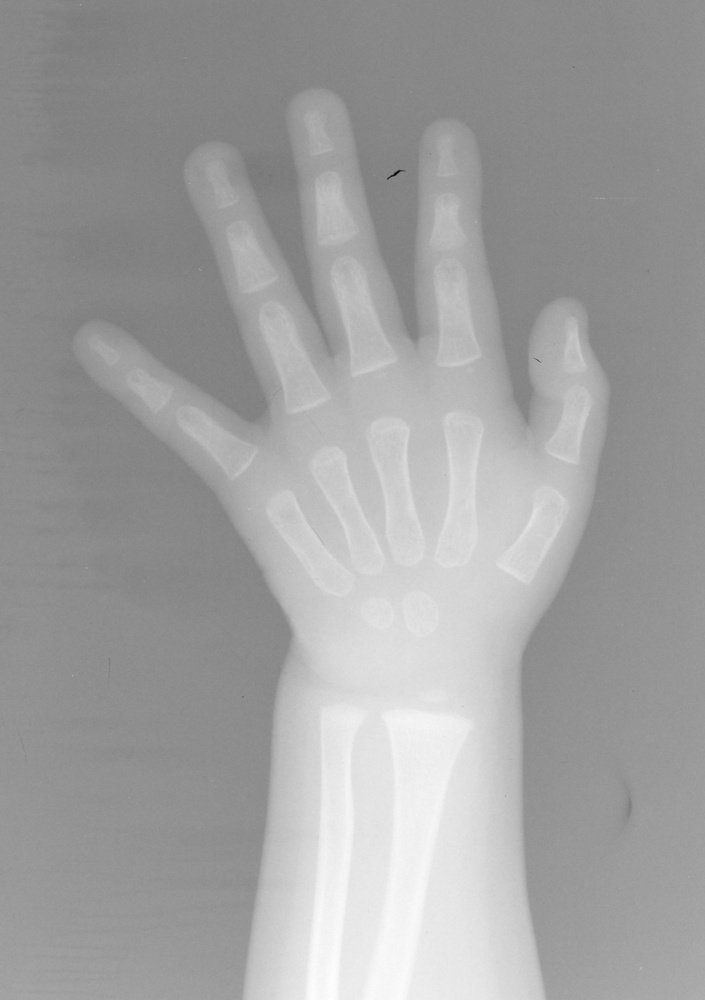
#> input picture Image/OpenCV/image/m_3.jpg, 705 x 1000 px, shrunk from 1152 x 1635 before the run
$ python lxxxxx.py
#> lines starting #> are read from the running program, lines starting #| are printed output that depends on the picture
import os
try:
	import cv2
	import numpy as np
	from matplotlib import pyplot as plt
	import scipy
	import urllib
except:
	os.system("pip install numpy")
	os.system("pip install opencv-python")
	os.system("pip install matplotlib")
	os.system("pip install scipy")
	# os.system("pip install urllib")
	import numpy as np
	import cv2
	from matplotlib import pyplot as plt
	import urllib
	import scipy

# GrabCut
name = "image/m_3.jpg" #(794, 688, 3)
img = cv2.imread(name)
#> img is the input picture: shape (1000, 705, 3); min 0, max 254, mean 160.4

# print(img.shape) # (500, 500, 3)
mask = np.zeros(img.shape[:2],np.uint8) # mask
h, w, _ =  img.shape
#> h = 1000; w = 705

bgdModel = np.zeros((1,65),np.float64)
fgdModel = np.zeros((1,65),np.float64)

rect = (int(w * 0.1), int(h * 0.1), int(w * 0.9), int(h * 0.9))
#> rect = (70, 100, 634, 900)
# rect = (0, 0, w, h)

# print(rect)
cv2.grabCut(img,mask,rect,bgdModel,fgdModel,5,cv2.GC_INIT_WITH_RECT)

mask2 = np.where((mask==2)|(mask==0),0,1).astype('uint8')
img = img*mask2[:,:,np.newaxis] # np.newaxis = None
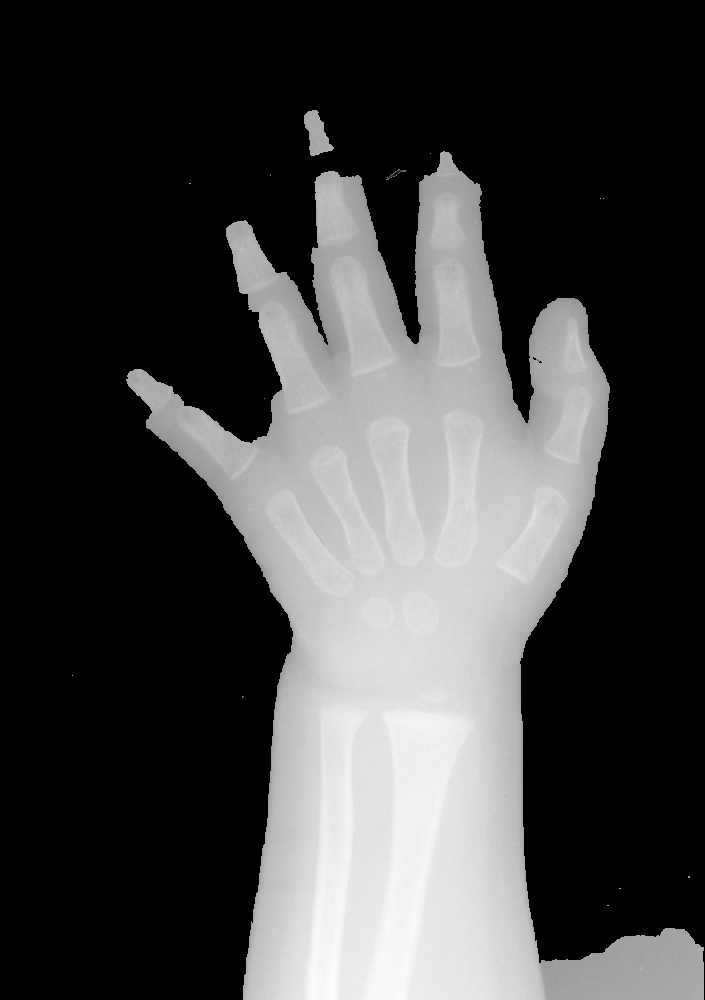
#> img: shape (1000, 705, 3); min 0, max 254, mean 66.7

plt.subplot(121), plt.imshow(img)
plt.title("grabcut"), plt.xticks([]), plt.yticks([])
plt.subplot(122), plt.imshow(cv2.cvtColor(cv2.imread(name), cv2.COLOR_BGR2RGB))
plt.title("original"), plt.xticks([]), plt.yticks([])
plt.show()
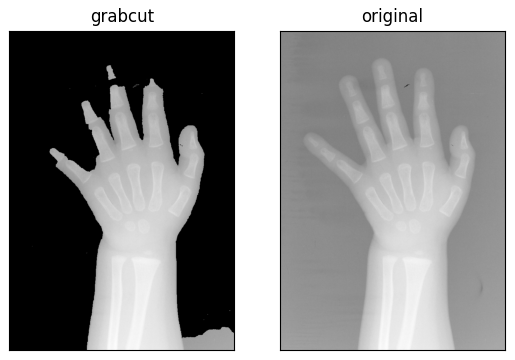
#> figure drawn by matplotlib, 2 panels

# [48 lines of commented-out code are left out]

$ run again, with Image/OpenCV/m_2.jpg copied over Image/OpenCV/image/m_3.jpg
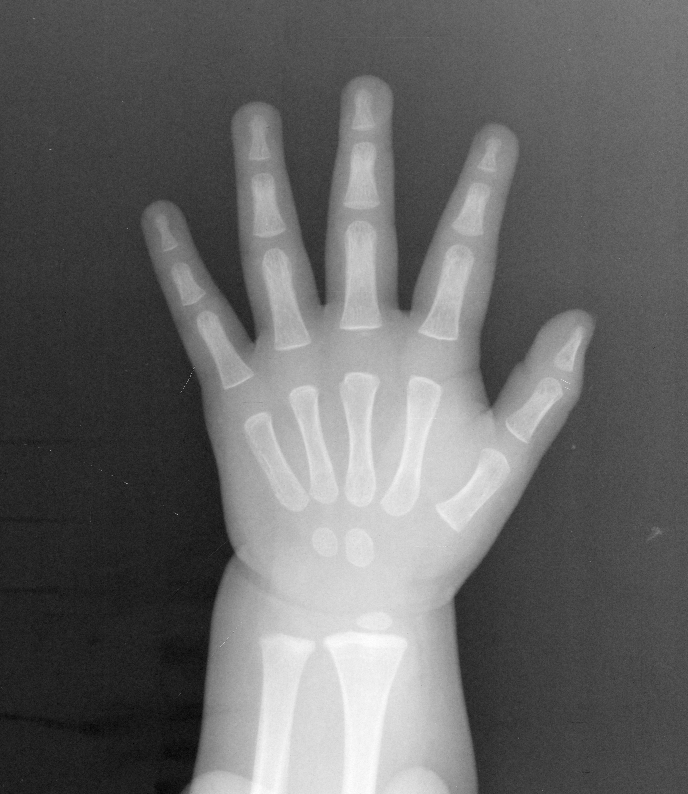
#> input picture Image/OpenCV/m_2.jpg, 688 x 794 px
#> img is the input picture: shape (794, 688, 3); min 0, max 255, mean 102.5
#> `img = img*mask2[:,:,np.newaxis]`:
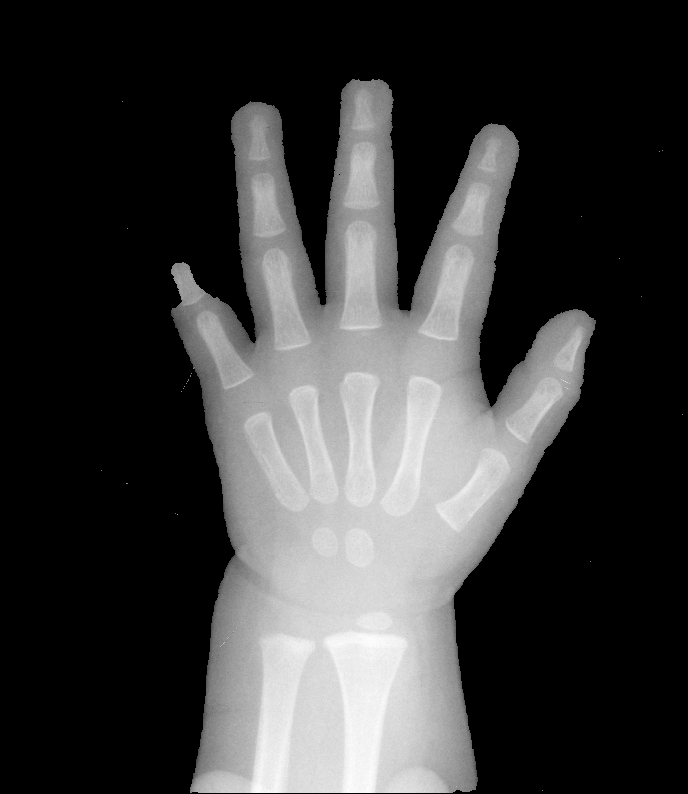
#> img: shape (794, 688, 3); min 0, max 255, mean 58.3
#> `plt.show()`:
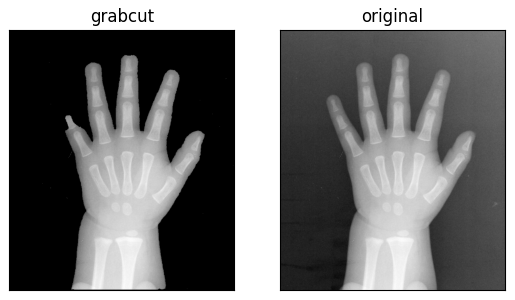
#> figure drawn by matplotlib, 2 panels

$ run again, with Image/OpenCV/image/m_1.jpg copied over Image/OpenCV/image/m_3.jpg
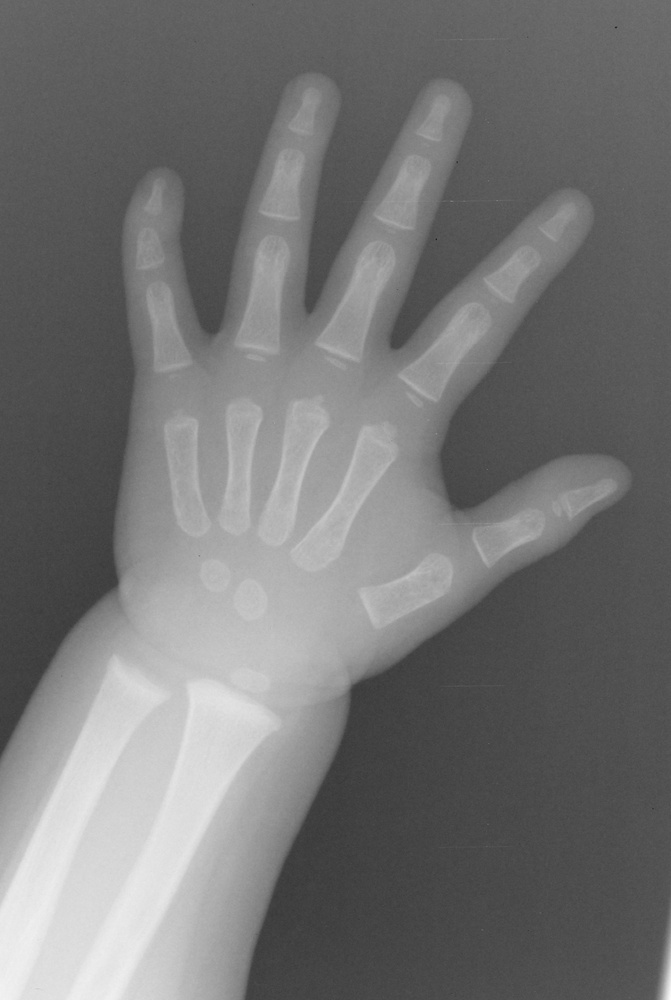
#> input picture Image/OpenCV/image/m_1.jpg, 671 x 1000 px, shrunk from 1056 x 1573 before the run
#> img is the input picture: shape (1000, 671, 3); min 28, max 252, mean 116.1
#> `img = img*mask2[:,:,np.newaxis]`:
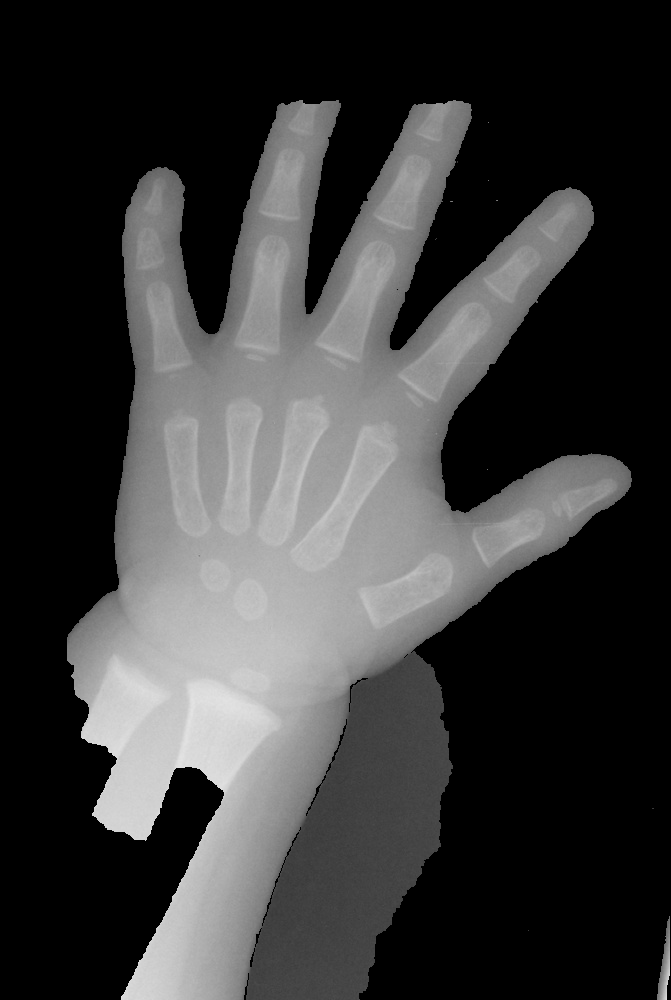
#> img: shape (1000, 671, 3); min 0, max 227, mean 58.3
#> `plt.show()`:
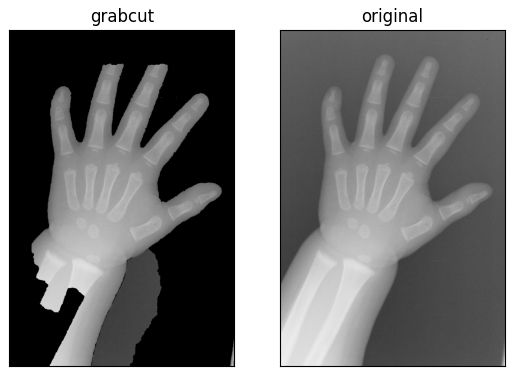
#> figure drawn by matplotlib, 2 panels
